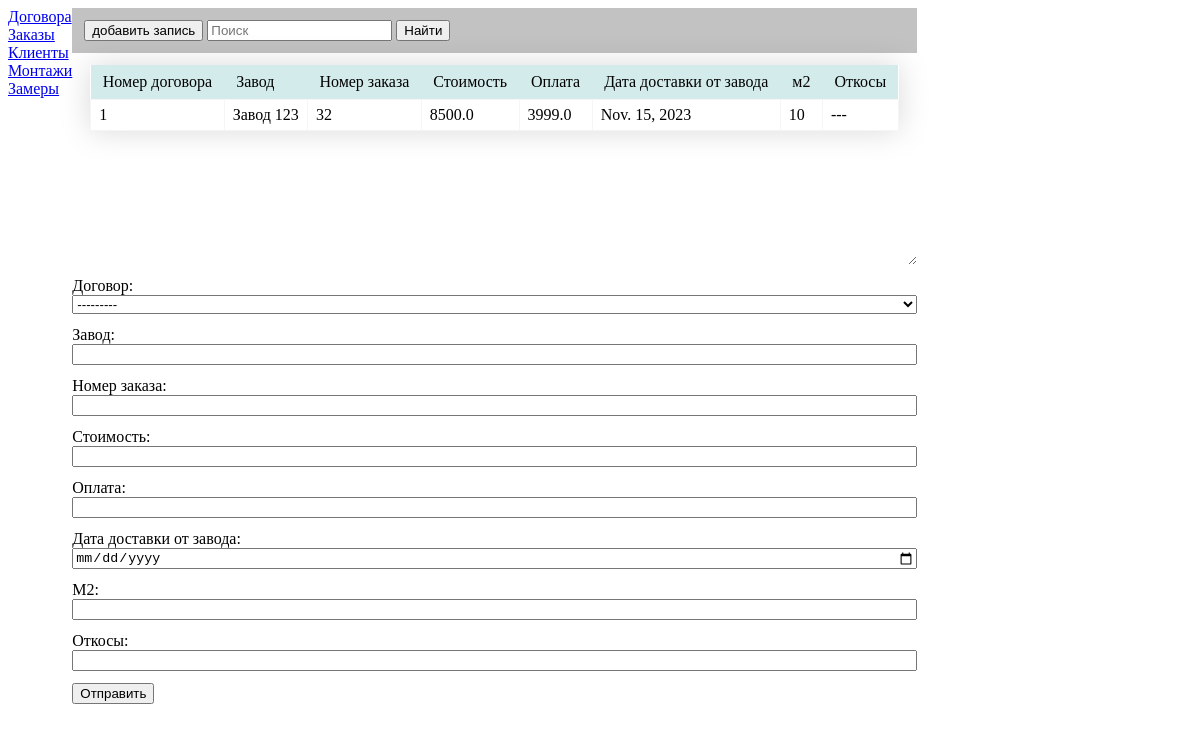
Page /forms/orders on the committed database.
### main_forms/models.py (models this page shows)
class Orders(models.Model):
    contract = models.ForeignKey(Contracts, on_delete=models.CASCADE)
    factory = models.CharField(max_length=255, verbose_name='Завод')                        # Завод.
    order_number = models.CharField(max_length=255, verbose_name='Номер заказа')            # Номер заказа.
    price = models.FloatField(verbose_name='Стоимость')                                     # Стоимость.
    payment = models.FloatField(verbose_name='Оплата')                                      # Оплата.
    delivery_date = models.DateField(verbose_name='Дата доставки от завода')                # Дата доставки от завода.
    square_meters = models.CharField(max_length=255, verbose_name='м2')                     # м2.
    slopes = models.CharField(max_length=255, verbose_name='Откосы')                        # Откосы.
    objects = models.Manager()

class Contracts(models.Model):
    customer = models.ForeignKey(Customers, on_delete=models.CASCADE)
    contract_number = models.CharField(max_length=255, verbose_name='Номер договора')       # Номер договора.
    address = models.CharField(max_length=255, verbose_name='Адрес')                        # Адрес
    price = models.FloatField(verbose_name='Цена')                                          # Цена.
    prepayment = models.FloatField(verbose_name='Предоплата')                               # Предоплата.
    debt = models.FloatField(verbose_name='Долг')                                           # Долг.
    delivery_date_by_contract = models.DateField(verbose_name='Дата доставки по договору')  # Дата доставки по договору.
    objects = models.Manager()
    def __str__(self):
        return self.contract_number

### main_forms/views.py (the view)
# urls.py: path("forms/orders", views.create_order, name="create_order"),
def create_order(request):
    table_data = Orders.objects.all()
    return create_entity(request, table_data, OrdersForm, "main_forms/orders.html")

### main_forms/views.py (called while the page is built)
def create_entity(request, table_data, form_class, template_name):
    if request.method == 'POST':
        form = form_class(request.POST)
        if form.is_valid():
            task = form.save(commit=False)
            task.save()
    else:
        form = form_class
    context = {'table_data': table_data, "form": form}
    return render(request, template_name, context=context)

### main_forms/templates/main_forms/orders.html (shortened to what this page needs)
{% extends "main_forms/base.html" %}
{% block form_block %}
<div class="table-container">
  <table>
    <thead>
      <tr>
        <th>Номер договора</th>
        <th>Завод</th>
        <th>Номер заказа</th>
        <th>Стоимость</th>
        <th>Оплата</th>
        <th>Дата доставки от завода</th>
        <th>м2</th>
        <th>Откосы</th>
      </tr>
    </thead>
    <tbody>
      {% for row in table_data %}
      <tr>
        <td>{{ row.contract.contract_number }}</td>
        <td>{{ row.factory }}</td>
        <td>{{ row.order_number }}</td>
        <td>{{ row.price }}</td>
        <td>{{ row.payment }}</td>
        <td>{{ row.delivery_date }}</td>
        <td>{{ row.square_meters }}</td>
        <td>{{ row.slopes }}</td>
      </tr>
      {% endfor %}
    </tbody>
  </table>
</div>
<form action="{% url 'create_order' %}" method="post">
  {{ form.as_div }}
  <button type="submit" name="submit">Отправить</button>
</form>
{% endblock %}

### main_forms/static/main_forms/css/table.css (style rules this page uses)
.table-container { filter: drop-shadow(0px 0px 15px rgba(0, 0, 0, .15)); height: 200px; overflow: auto; padding-inline: 18px; margin-bottom: 12px; margin-top: 12px; resize: vertical; }
table { width: 100%; border-collapse: collapse; background-color: #fff; }
th { padding: 8px 12px; background-color: #D4EBEB; font-weight: 500; text-align: left; }
td { padding: 6px 8px; border: 1px solid #f5f5f5; }

### main_forms/static/main_forms/css/forms.css (style rules this page uses)
form > div { display: grid; margin-bottom: 12px; }

### rows in the picture
Orders: contract.contract_number "1", factory "Завод 123", order_number "32", price "8500.0", payment "3999.0", delivery_date "Nov. 15, 2023", square_meters "10", slopes "---"
